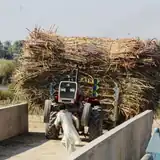
#> input picture images/desk/bagasse.webp, 160 x 160 px, given in place of 000.png, which was not available
$ python encode-home-film.py ../../images/desk/bagasse.webp
#> lines starting #> are read from the running program, lines starting #| are printed output that depends on the picture
"""Finish and encode the original scroll film. Run after render-home-film.py.
Uses only the rendered geometry projections to place technical marks. The paper
net and guide-bore section are deliberately dimensionless concept annotations.
"""
import argparse
import json
import math
import subprocess
from pathlib import Path
from tempfile import TemporaryDirectory

from PIL import Image, ImageDraw, ImageFont, ImageFilter

ROOT = Path(__file__).resolve().parents[2]
FILM = ROOT / 'images' / 'oem-film'
STOPS = ['drawing','die','blade','parts','assembly','packing','hanging']
TYPEFACE = '/usr/share/fonts/truetype/dejavu/DejaVuSansMono.ttf'

# [90 lines left out: functions dashed, annotate, not called in this run]

def plate(source,idx):
#> called with idx = 0
    base=Image.open(source/f'{idx:03}.png').convert('RGB')
#> base is the input picture: PIL image 160x160 RGB; mean R, G, B 135.2, 126.4, 114.3
    # This Blender build is CPU-only; preserve fine strokes while reducing grain.
    photo=Image.blend(base,base.filter(ImageFilter.MedianFilter(3)),.66)
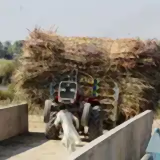
#> photo: PIL image 160x160 RGB; mean R, G, B 134.7, 125.9, 113.8
#> (the run stopped early here; a loop or call above may not have finished)

$ run again, on images/desk/bamboo.webp
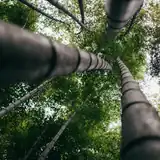
#> input picture images/desk/bamboo.webp, 160 x 160 px, given in place of 000.png, which was not available
#> in plate, base is the input picture: PIL image 160x160 RGB; mean R, G, B 74.4, 86.3, 65.8
#> in plate, `photo=Image.blend(base,base.filter(ImageFilter.MedianFilter(3)),.66)`:
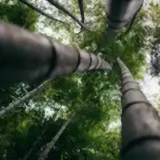
#> photo: PIL image 160x160 RGB; mean R, G, B 73.5, 85.4, 64.9

$ run again, on images/desk/blackoxide.webp
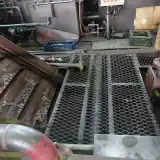
#> input picture images/desk/blackoxide.webp, 160 x 160 px, given in place of 000.png, which was not available
#> in plate, base is the input picture: PIL image 160x160 RGB; mean R, G, B 94.6, 92.2, 89.7
#> in plate, `photo=Image.blend(base,base.filter(ImageFilter.MedianFilter(3)),.66)`:
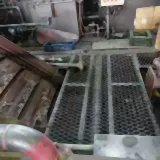
#> photo: PIL image 160x160 RGB; mean R, G, B 94.2, 91.8, 89.3
